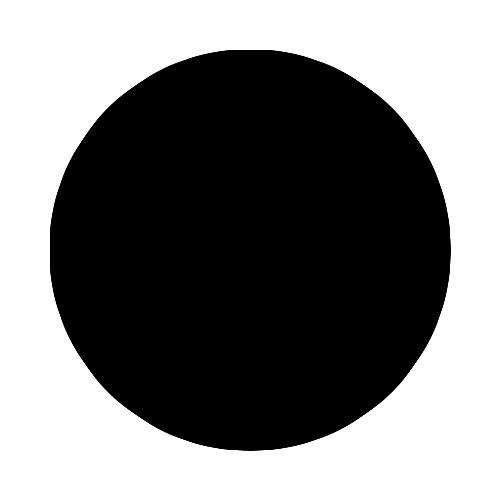
Frame 1 (no input)
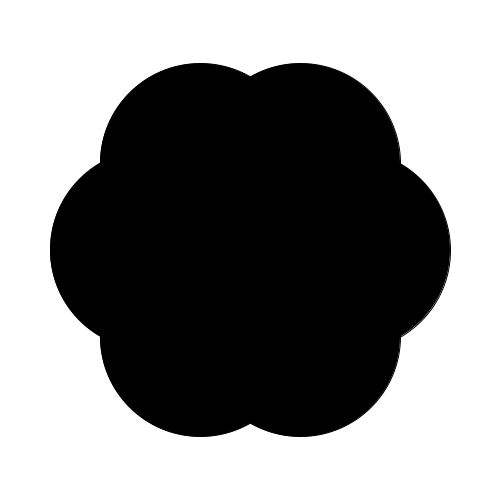
Frame 60 (the mouse pressed at the canvas centre just before this capture)
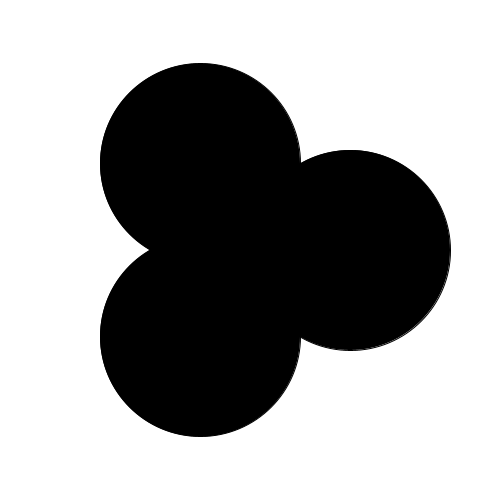
Frame 120 (the mouse held since frame 60 and released just before this capture)

The Processing sketch that drew these frames (run headless with seeded random() and noise(); from frame 60 on, the mouse is pressed at the canvas centre):

// Processing sketch: super_circles_animated
// ── super_circles_animated.pde
color c = color(0);
int x = 0;
float y = 100;
int speed = 1;

void setup() {
  size(500, 500);
  // noFill(); -- change me!
}

void draw() {
  background(255);
  move();
  display();
}

void move() {
  x = x + speed;
  if (x > width) {
    x = 0;
  }
}

void display() {
  fill(c); // -- change me!
  
  for (int i = 0; i < 360; i = i + x) {
    ellipse(250 + 100 * cos(radians(i)), 250 + 100 * sin(radians(i)), 200, 200);
  }
}
